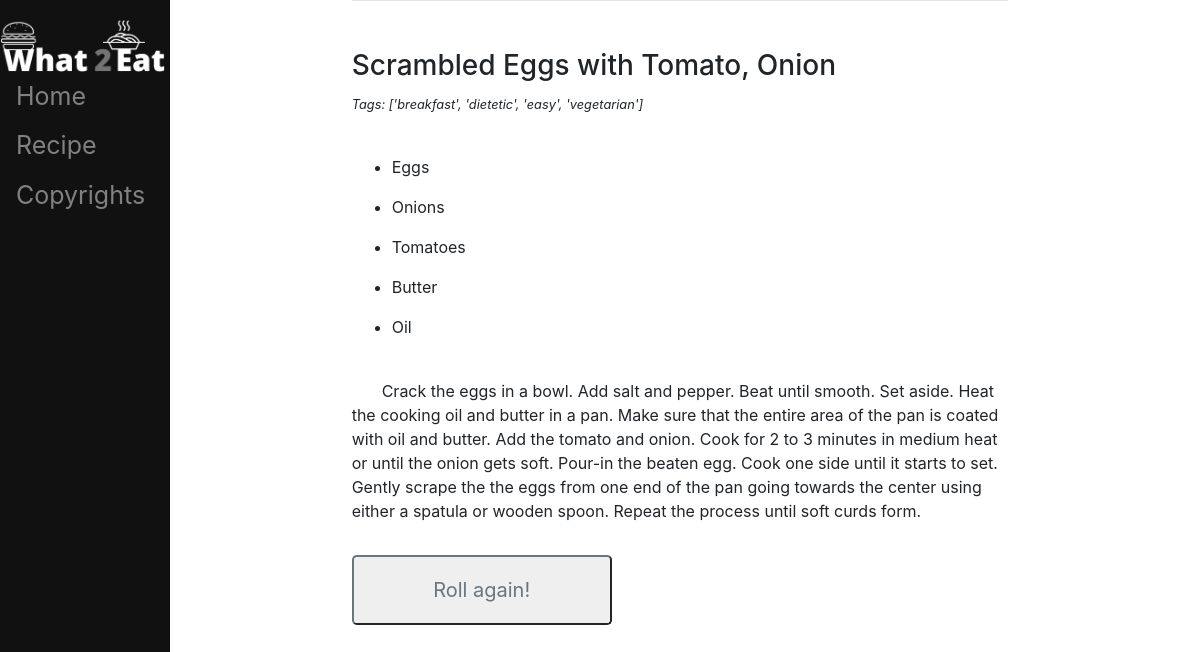
Screenshot of /recipe/ with the database file from the repository.
### App/models.py (models this page shows, shortened)
class Recipe(models.Model):
    name = models.CharField(max_length=50)
    description = models.TextField(default='Lorem ipsum')
    tags = models.JSONField(default=["breakfast/lunch/dinner", "dietetic/greasy", "easy/medium/hard", "vegetarian/vegan"])
    products = models.ManyToManyField(Product, related_name='products', blank=True)
    def __str__(self):
        return self.name

class Product(models.Model):
    name = models.CharField(max_length=100)
    owned = models.BooleanField(default=False)

### App/views.py (the view)
# urls.py: path("recipe/", views.recipe, name='recipe'),
def recipe(response):
    name = search()
    recipe = models.Recipe.objects.get(name=name)
    products = recipe.products.all()
    context = {
        'recipe': recipe,
        'products': products,
    }
    return render(response, 'App/recipe.html', context)

### App/engine.py (called while the page is built)
def search():
    owned_products = models.Product.objects.filter(owned=True)
    recipes = models.Recipe.objects.filter(products__in=owned_products)
    possible_recipes = []
    if not owned_products:
        return 'Air'
    else:
        for recipe in recipes:
            required_products = recipe.products.all()
            common_elements = required_products.intersection(owned_products)
            if len(common_elements) == len(required_products):
                possible_recipes.append(recipe)
        if not possible_recipes:
            return 'Air'
        else:
            return random.choice(possible_recipes)

### App/templates/App/recipe.html (shortened to what this page needs)
<!DOCTYPE html>
{% extends 'App/base.html' %}
{% load static %}
{% block content %}
    <h3>{{recipe.name}}</h3>
    <p><i><small>
        Tags: {{recipe.tags}}
    </small></i></p>
    <br>
{% for item in products %}
    <ul>
        <li>{{item.name}}</li>
    </ul>
{% endfor %}
    <br>
    <p class="indent">
        {{recipe.description}}
    </p>
    <a href="/recipe/">
        <button class="btn-lg btn-outline-secondary mt-3 mb-5">Roll again!</button>
    </a>
{% endblock %}

### App/templates/App/base.html (style rules this page uses)
.btn-outline-secondary { height:70px; width:260px; }
p.indent { text-indent: 30px; }

### rows the page displays
Recipe: name "Scrambled Eggs with Tomato, Onion", tags "['breakfast', 'dietetic', 'easy', 'vegetarian']", description "Crack the eggs in a bowl. Add salt and pepper. Beat until smooth. Set aside. Heat the cooking oil and butter in a pan. Make sure that the entire area of the pan is coated with oil and butter. Add the tomato and onion. Cook for 2 to 3 minutes in medium heat or until the onion gets soft. Pour-in the beaten egg. Cook one side until it starts to set. Gently scrape the the eggs from one end of the pan going towards the center using either a spatula or wooden spoon. Repeat the process until soft curds form."
Product: name "Eggs"
Product: name "Onions"
Product: name "Tomatoes"
Product: name "Butter"
Product: name "Oil"
